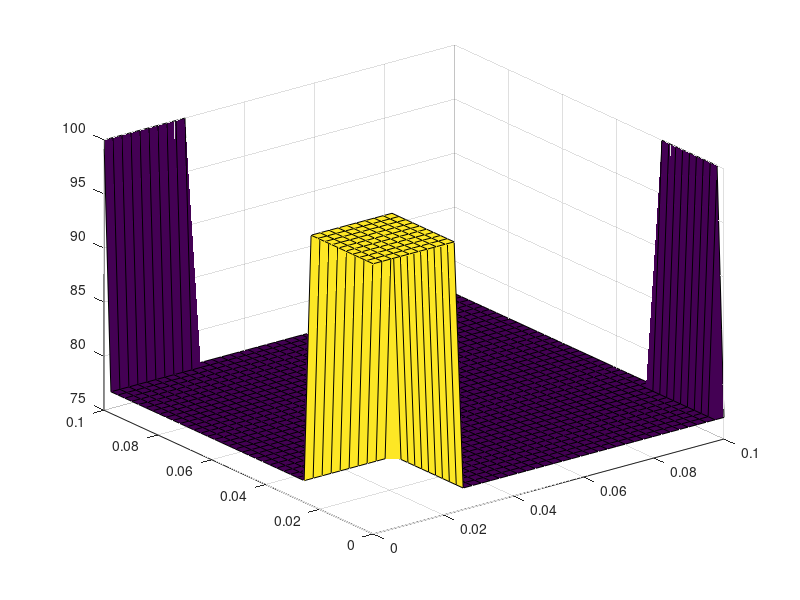

Write the MATLAB code that produced this figure. (Note: a time limit stopped this script after it produced the figure.)

clear;
clc;
lambda1 = 237;
r01 = 2700;
c1 = 900;
lambda2 = 43;
r02 = 7800;
c2 = 490;
dt = 0.1 % pasul de timp
Lx=0.1;% pas pe axa Ox
Ly=0.1;% pas pe axa Oy
nx=40;
ny=40;
dx = 0.01;
dy= 0.01 
t0 = 0;
tf = 120;
N=1201;
t_f = linspace(t0,tf,N);
T01= 100;
T02 = 77;
D1 = lambda1/r01/c1;
D2 = lambda2/r02/c2;
D = (D1+D2)/2; 

% Conditiile Initiale

for i=1:nx/4
    for j=1:ny/4
        T(i,j,1)=T01;
    end
end
for i= ((nx/4) + 1):nx
    for j = 1:ny
        T(i,j,1)=T02;
    end
end
for i= 1:nx/4
    for j = (ny/4+1):ny
        T(i,j,1) = T02;
    end
end
% Conditiile la frontiera

for i=1:(nx/4)
    T(i,1,1)=T01;
    T(i,ny,1)=T01;
end

for i=(nx/4 + 1):nx
    T(i,1,1)=T02;
    T(i,ny,1)=T02;
end

for j=1:(ny/4)
    T(1,j,1)=T01;
    T(nx,j,1)=T01;
end
for j=(ny/4 + 1):ny
    T(1,j,1)=T02;
    T(nx,j,1)=T02;
end

for t=1:1000
    
    for it=1:N-1
        for i=2:(nx-1)
            for j=2:(ny-1)
                T(i,j,t+1)=D*dt*((T(i+1,j,t)-2*T(i,j,t)+T(i-1,j,t))/(dx^2)+(T(i,j+1,t)-2*T(i,j,t)+T(i,j-1,t))/(dy^2))+T(i,j,t);
            end
        end
    end
    
    % Reprezentare grafica
    % Am folosit temperaturi initiale mai mici pentru a vedea mai bine
    % modul in care se realizeaza schimbul de caldura.
    
    x=linspace(0,Lx,nx);
    y=linspace(0,Ly,ny);
    surf(y,x,T(:,:,t))   
    eval(['print -djpeg heat2d_' num2str(t) '.jpeg']);
end
